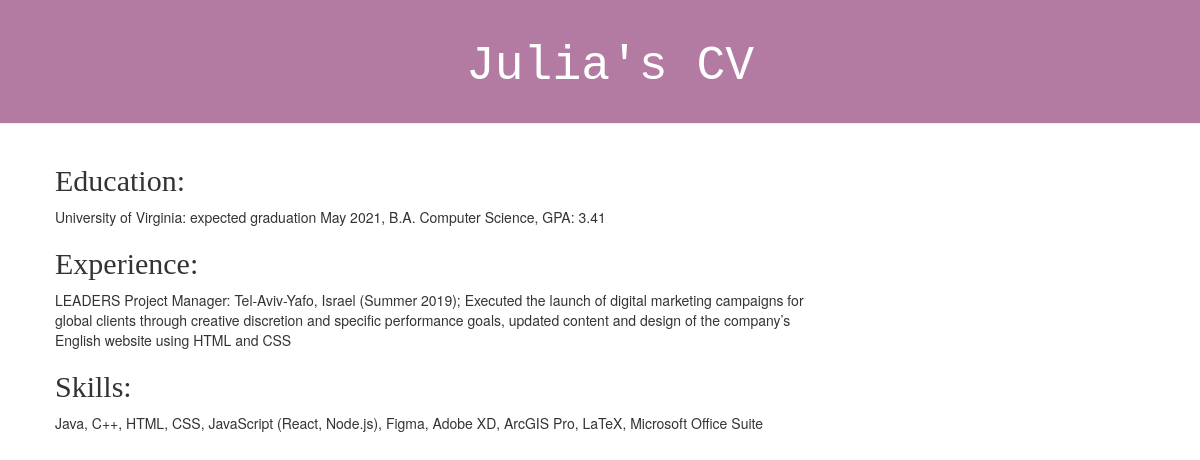
Screenshot of /cv/current with the database file from the repository.
### blog/models.py (models this page shows, shortened)
class CV(models.Model):
    author = models.ForeignKey(settings.AUTH_USER_MODEL, on_delete=models.CASCADE)
    education = models.TextField()
    experience = models.TextField()
    skills = models.TextField()
    achievements = models.TextField()
    references = models.TextField()
    saved_date = models.DateTimeField(blank=True, null=True)

### blog/views.py (the view)
# urls.py: path('cv/current', views.cv_current, name='cv_current'),
def cv_current(request):
     cvs = CV.objects.all()
     return render(request, 'blog/cv_current.html', {'cvs': cvs})

### blog/templates/blog/cv_current.html (shortened to what this page needs)
{% load static %}
<html>
    <head>
        <link rel="stylesheet" href="//maxcdn.bootstrapcdn.com/bootstrap/3.2.0/css/bootstrap.min.css">
        <link rel="stylesheet" href="//maxcdn.bootstrapcdn.com/bootstrap/3.2.0/css/bootstrap-theme.min.css">
        <link rel="stylesheet" href="{% static 'css/blog.css' %}">
    </head>
    <body>
        <div class="page-header">
            <h1>Julia's CV</h1>
        </div>
        <div class="content container">
          <div class="row">
            <div class="col-md-8">
                <h2>Education:</h2>
                {% for cv in cvs %}
                    {{cv.education}}
                {% endfor %}
            </div>
            </div>
        </div>
        <div class="content container">
          <div class="row">
            <div class="col-md-8">
                <h2>Experience:</h2>
                {% for cv in cvs %}
                    {{cv.experience}}
                {% endfor %}
            </div>
            </div>
        </div>
        <div class="content container">
          <div class="row">
            <div class="col-md-8">
                <h2>Skills:</h2>
                {% for cv in cvs %}
                    {{cv.skills}}
                {% endfor %}
            </div>
            </div>
        </div>
    </body>
</html>

### blog/static/css/blog.css (style rules this page uses)
.page-header { background-color: #b37ba1; text-align: center; margin-top: 0; padding: 20px 20px 20px 40px; }
.page-header h1, .page-header h1 a, .page-header h1 a:visited, .page-header h1 a:active { color: #ffffff; font-size: 36pt; text-decoration: none; font-family: 'Courier New'; }
.content { margin-left: 40px; }
h2, h3 { font-family: 'Lucidatypewriter'; }

### rows the page displays
CV: education "University of Virginia: expected graduation May 2021, B.A. Computer Science, GPA: 3.41", experience "LEADERS Project Manager: Tel-Aviv-Yafo, Israel (Summer 2019); Executed the launch of digital marketing campaigns for global clients through creative discretion and specific performance goals, updated content and design of the company’s English website using HTML and CSS", skills "Java, C++, HTML, CSS, JavaScript (React, Node.js), Figma, Adobe XD, ArcGIS Pro, LaTeX, Microsoft Office Suite"
